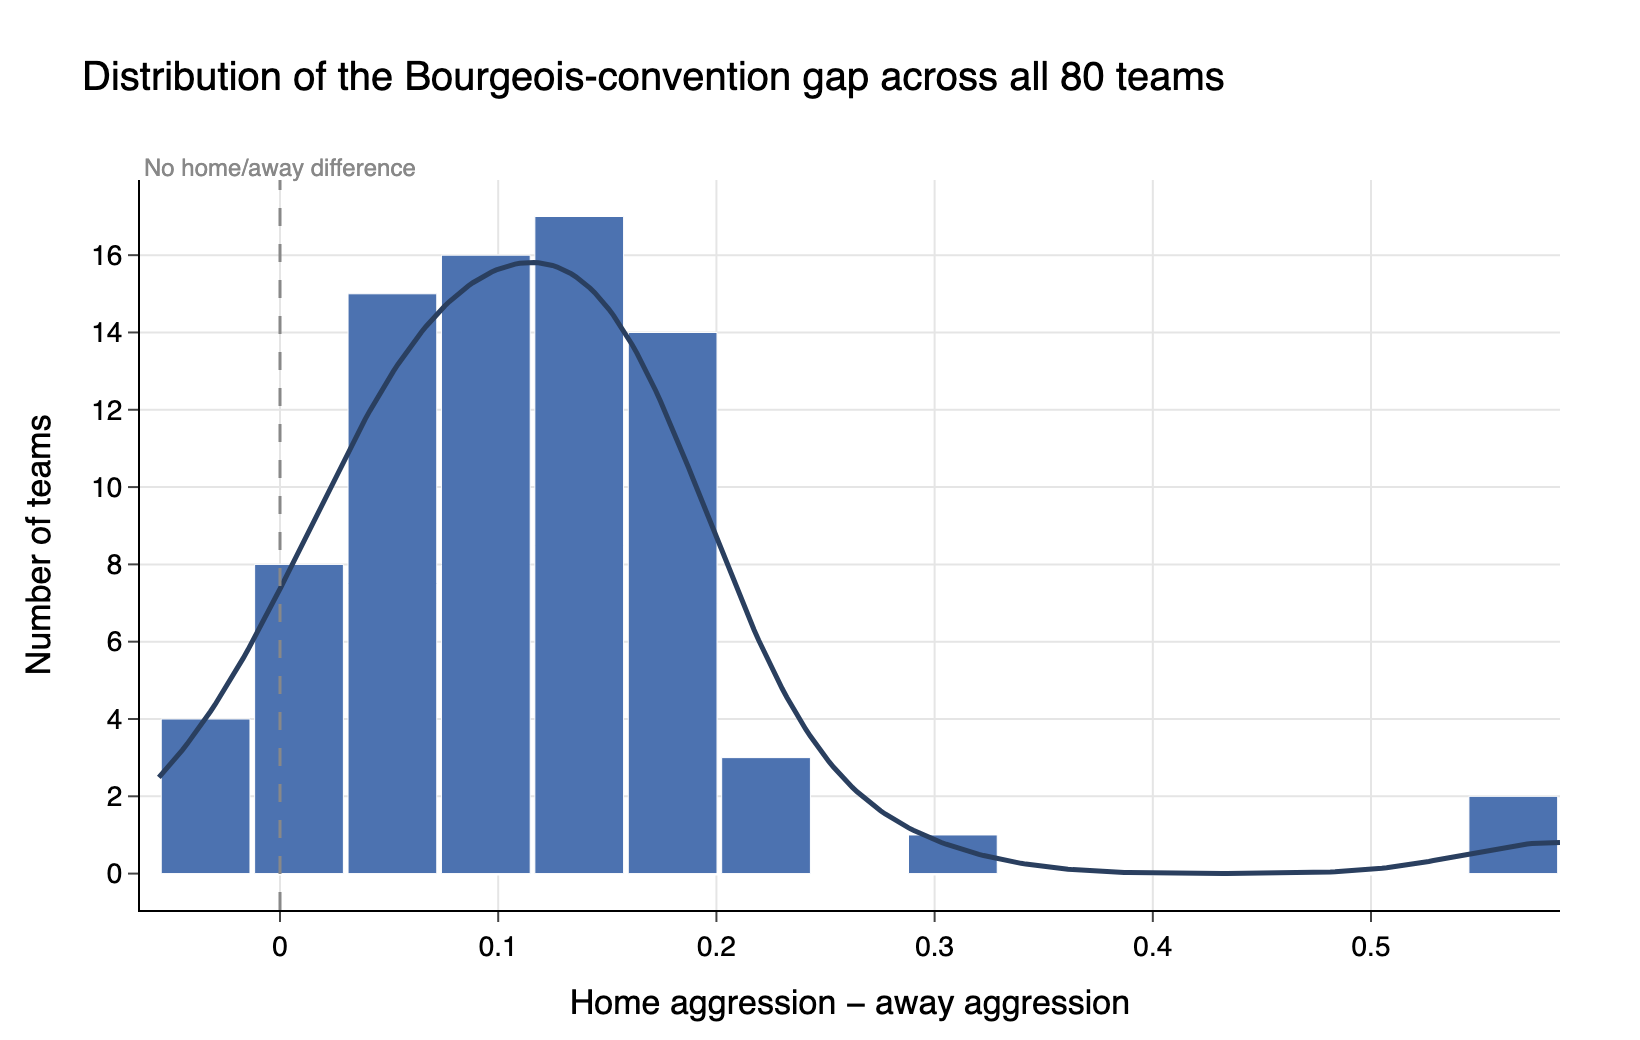

Recreate this plot in Python.
"""Standalone blog figure: interactive distribution of the Bourgeois-convention
gap (home minus away forward press rate) across all 80 teams.

Same underlying number as the static matplotlib histogram in
validation_appendix.ipynb ("Distribution of the Bourgeois-convention gap across
all 80 teams"), rebuilt here as an interactive Plotly chart for the blog: hover
on a bar to see the individual teams in it and their exact values, not just the
bin's aggregate count.
"""
import numpy as np
import pandas as pd
import plotly.graph_objects as go
from scipy.stats import gaussian_kde

BAR_COLOR = "#4C72B0"
KDE_COLOR = "#2A3F5F"
N_BINS = 15

paths = {
    "Premier League": "data/aggression_raw_premier_league.csv",
    "La Liga": "data/aggression_raw_la_liga.csv",
    "Ligue 1": "data/aggression_raw_ligue_1.csv",
    "Serie A": "data/aggression_raw_serie_a.csv",
}
europe_df = pd.concat(
    [pd.read_csv(p).assign(league=l) for l, p in paths.items()], ignore_index=True
)

home_away_diff = (
    europe_df[europe_df["venue"] == "Home"].groupby("team")["raw_aggression_index"].mean()
    - europe_df[europe_df["venue"] == "Away"].groupby("team")["raw_aggression_index"].mean()
).rename("home_minus_away").sort_values(ascending=False)

team_league = europe_df.drop_duplicates("team").set_index("team")["league"]

bin_edges = np.histogram_bin_edges(home_away_diff.values, bins=N_BINS)
bin_width = bin_edges[1] - bin_edges[0]
bin_centers = (bin_edges[:-1] + bin_edges[1:]) / 2

bin_of_team = pd.cut(home_away_diff, bins=bin_edges, include_lowest=True, labels=False)

counts = np.zeros(N_BINS, dtype=int)
hover_text = [""] * N_BINS
for bin_idx, group in home_away_diff.groupby(bin_of_team):
    ordered = group.sort_values(ascending=False)
    counts[bin_idx] = len(ordered)
    lines = [f"{team} ({team_league[team]}): {value:+.3f}" for team, value in ordered.items()]
    hover_text[bin_idx] = "<br>".join(lines)

# KDE overlaid on the same count scale as the histogram (density * n * bin width),
# matching what seaborn's histplot(kde=True) shows by default.
kde = gaussian_kde(home_away_diff.values)
grid = np.linspace(bin_edges[0], bin_edges[-1], 300)
kde_scaled = kde(grid) * len(home_away_diff) * bin_width

fig = go.Figure()

fig.add_trace(go.Bar(
    x=bin_centers,
    y=counts,
    width=bin_width * 0.95,
    marker=dict(color=BAR_COLOR, line=dict(color="white", width=0.5)),
    customdata=hover_text,
    hovertemplate="%{customdata}<extra></extra>",
    name="Teams",
))

fig.add_trace(go.Scatter(
    x=grid, y=kde_scaled,
    mode="lines",
    line=dict(color=KDE_COLOR, width=2.5),
    hoverinfo="skip",
    name="Density (smoothed)",
))

fig.add_vline(
    x=0, line=dict(color="#888888", width=1.5, dash="dash"),
)
fig.add_annotation(
    x=0, y=1.04, yref="paper", showarrow=False,
    text="No home/away difference",
    font=dict(size=12, color="#888888"),
)

fig.update_layout(
    title=dict(text="Distribution of the Bourgeois-convention gap across all 80 teams"),
    font=dict(family="Helvetica, Arial, Liberation Sans, DejaVu Sans, sans-serif", size=14, color="black"),
    xaxis=dict(title="Home aggression − away aggression", ticks="outside", showline=True, linecolor="black", gridcolor="#e5e5e5"),
    yaxis=dict(title="Number of teams", ticks="outside", showline=True, linecolor="black", gridcolor="#e5e5e5"),
    plot_bgcolor="white",
    paper_bgcolor="white",
    bargap=0.05,
    showlegend=False,
    width=820,
    height=520,
    margin=dict(t=90, l=70, r=40, b=60),
)

fig.write_html("figures/bourgeois_gap_histogram.html", include_plotlyjs="cdn")
fig.write_image("figures/bourgeois_gap_histogram.png", scale=2)
print("Saved figures/bourgeois_gap_histogram.html and .png")
print()
print(f"n teams: {len(home_away_diff)}, mean gap: {home_away_diff.mean():.3f}")
